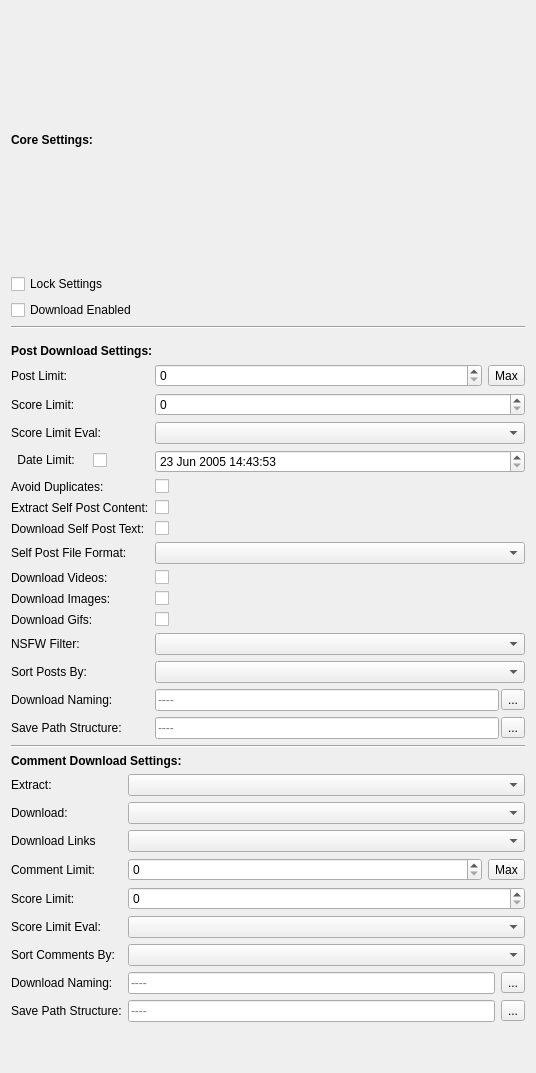
<?xml version="1.0" encoding="UTF-8"?>
<ui version="4.0">
 <class>ObjectSettingsWidget</class>
 <widget class="QWidget" name="ObjectSettingsWidget">
  <property name="geometry">
   <rect>
    <x>0</x>
    <y>0</y>
    <width>536</width>
    <height>1073</height>
   </rect>
  </property>
  <property name="windowTitle">
   <string>Settings</string>
  </property>
  <layout class="QVBoxLayout" name="verticalLayout_2">
   <item>
    <layout class="QVBoxLayout" name="verticalLayout">
     <item>
      <layout class="QVBoxLayout" name="core_settings_vbox">
       <item>
        <widget class="QLabel" name="label">
         <property name="font">
          <font>
           <weight>75</weight>
           <bold>true</bold>
          </font>
         </property>
         <property name="text">
          <string>Core Settings:</string>
         </property>
        </widget>
       </item>
       <item>
        <widget class="QCheckBox" name="lock_settings_checkbox">
         <property name="toolTip">
          <string>When checked, the settings in this window will not be overwritten due to changes in the main settings window</string>
         </property>
         <property name="layoutDirection">
          <enum>Qt::LeftToRight</enum>
         </property>
         <property name="text">
          <string>Lock Settings</string>
         </property>
        </widget>
       </item>
       <item>
        <widget class="QCheckBox" name="enable_download_checkbox">
         <property name="text">
          <string>Download Enabled</string>
         </property>
        </widget>
       </item>
      </layout>
     </item>
     <item>
      <widget class="Line" name="line">
       <property name="orientation">
        <enum>Qt::Horizontal</enum>
       </property>
      </widget>
     </item>
     <item>
      <layout class="QFormLayout" name="post_download_form">
       <item row="0" column="0">
        <widget class="Line" name="line_2">
         <property name="orientation">
          <enum>Qt::Horizontal</enum>
         </property>
        </widget>
       </item>
       <item row="1" column="0" colspan="2">
        <widget class="QLabel" name="label_19">
         <property name="font">
          <font>
           <weight>75</weight>
           <bold>true</bold>
          </font>
         </property>
         <property name="text">
          <string>Post Download Settings:</string>
         </property>
         <property name="alignment">
          <set>Qt::AlignLeading|Qt::AlignLeft|Qt::AlignVCenter</set>
         </property>
        </widget>
       </item>
       <item row="3" column="0">
        <widget class="QLabel" name="label_7">
         <property name="text">
          <string>Post Limit:</string>
         </property>
        </widget>
       </item>
       <item row="3" column="1">
        <layout class="QHBoxLayout" name="horizontalLayout_3">
         <item>
          <widget class="QSpinBox" name="post_limit_spinbox">
           <property name="maximum">
            <number>1000</number>
           </property>
          </widget>
         </item>
         <item>
          <widget class="QToolButton" name="post_limit_max_button">
           <property name="text">
            <string>Max</string>
           </property>
          </widget>
         </item>
        </layout>
       </item>
       <item row="4" column="0">
        <widget class="QLabel" name="label_9">
         <property name="text">
          <string>Score Limit:</string>
         </property>
        </widget>
       </item>
       <item row="4" column="1">
        <widget class="QSpinBox" name="score_limit_spinbox">
         <property name="maximum">
          <number>10000000</number>
         </property>
        </widget>
       </item>
       <item row="5" column="0">
        <widget class="QLabel" name="label_11">
         <property name="text">
          <string>Score Limit Eval:</string>
         </property>
        </widget>
       </item>
       <item row="5" column="1">
        <widget class="QComboBox" name="score_limit_operator_combo"/>
       </item>
       <item row="6" column="0">
        <widget class="QCheckBox" name="date_limit_checkbox">
         <property name="layoutDirection">
          <enum>Qt::RightToLeft</enum>
         </property>
         <property name="text">
          <string>Date Limit:    </string>
         </property>
        </widget>
       </item>
       <item row="6" column="1">
        <widget class="QDateTimeEdit" name="date_limit_edit">
         <property name="dateTime">
          <datetime>
           <hour>14</hour>
           <minute>43</minute>
           <second>53</second>
           <year>2005</year>
           <month>6</month>
           <day>23</day>
          </datetime>
         </property>
         <property name="minimumDateTime">
          <datetime>
           <hour>14</hour>
           <minute>43</minute>
           <second>53</second>
           <year>2005</year>
           <month>6</month>
           <day>23</day>
          </datetime>
         </property>
        </widget>
       </item>
       <item row="7" column="0">
        <widget class="QLabel" name="label_12">
         <property name="text">
          <string>Avoid Duplicates:</string>
         </property>
        </widget>
       </item>
       <item row="7" column="1">
        <widget class="QCheckBox" name="avoid_duplicates_checkbox">
         <property name="text">
          <string/>
         </property>
        </widget>
       </item>
       <item row="8" column="0">
        <widget class="QLabel" name="label_30">
         <property name="text">
          <string>Extract Self Post Content:</string>
         </property>
        </widget>
       </item>
       <item row="8" column="1">
        <widget class="QCheckBox" name="extract_self_post_content_checkbox">
         <property name="text">
          <string/>
         </property>
        </widget>
       </item>
       <item row="9" column="0">
        <widget class="QLabel" name="label_15">
         <property name="text">
          <string>Download Self Post Text:</string>
         </property>
        </widget>
       </item>
       <item row="9" column="1">
        <widget class="QCheckBox" name="download_self_post_text_checkbox">
         <property name="text">
          <string/>
         </property>
        </widget>
       </item>
       <item row="10" column="0">
        <widget class="QLabel" name="label_31">
         <property name="text">
          <string>Self Post File Format:</string>
         </property>
        </widget>
       </item>
       <item row="10" column="1">
        <widget class="QComboBox" name="self_post_file_format_combo"/>
       </item>
       <item row="11" column="0">
        <widget class="QLabel" name="label_13">
         <property name="text">
          <string>Download Videos:</string>
         </property>
        </widget>
       </item>
       <item row="11" column="1">
        <widget class="QCheckBox" name="download_videos_checkbox">
         <property name="text">
          <string/>
         </property>
        </widget>
       </item>
       <item row="12" column="0">
        <widget class="QLabel" name="label_14">
         <property name="text">
          <string>Download Images:</string>
         </property>
        </widget>
       </item>
       <item row="12" column="1">
        <widget class="QCheckBox" name="download_images_checkbox">
         <property name="text">
          <string/>
         </property>
        </widget>
       </item>
       <item row="13" column="0">
        <widget class="QLabel" name="label_29">
         <property name="text">
          <string>Download Gifs:</string>
         </property>
        </widget>
       </item>
       <item row="13" column="1">
        <widget class="QCheckBox" name="download_gifs_checkbox">
         <property name="text">
          <string/>
         </property>
        </widget>
       </item>
       <item row="14" column="0">
        <widget class="QLabel" name="label_28">
         <property name="text">
          <string>NSFW Filter:</string>
         </property>
        </widget>
       </item>
       <item row="14" column="1">
        <widget class="QComboBox" name="nsfw_filter_combo"/>
       </item>
       <item row="15" column="0">
        <widget class="QLabel" name="label_16">
         <property name="text">
          <string>Sort Posts By:</string>
         </property>
        </widget>
       </item>
       <item row="15" column="1">
        <widget class="QComboBox" name="post_sort_combo"/>
       </item>
       <item row="18" column="0">
        <widget class="QLabel" name="label_17">
         <property name="text">
          <string>Download Naming:</string>
         </property>
        </widget>
       </item>
       <item row="18" column="1">
        <layout class="QHBoxLayout" name="horizontalLayout_2">
         <property name="spacing">
          <number>2</number>
         </property>
         <item>
          <widget class="QLineEdit" name="post_download_naming_line_edit">
           <property name="placeholderText">
            <string>----</string>
           </property>
          </widget>
         </item>
         <item>
          <widget class="QToolButton" name="post_download_naming_available_tokens_button">
           <property name="toolTip">
            <string>See available tokens</string>
           </property>
           <property name="text">
            <string>...</string>
           </property>
          </widget>
         </item>
        </layout>
       </item>
       <item row="19" column="0">
        <widget class="QLabel" name="save_structure_label">
         <property name="text">
          <string>Save Path Structure:</string>
         </property>
        </widget>
       </item>
       <item row="19" column="1">
        <layout class="QHBoxLayout" name="horizontalLayout_5">
         <property name="spacing">
          <number>2</number>
         </property>
         <item>
          <widget class="QLineEdit" name="post_save_path_structure_line_edit">
           <property name="placeholderText">
            <string>----</string>
           </property>
          </widget>
         </item>
         <item>
          <widget class="QToolButton" name="post_save_structure_available_tokens_button">
           <property name="toolTip">
            <string>See available tokens</string>
           </property>
           <property name="text">
            <string>...</string>
           </property>
          </widget>
         </item>
        </layout>
       </item>
      </layout>
     </item>
     <item>
      <widget class="Line" name="line_3">
       <property name="orientation">
        <enum>Qt::Horizontal</enum>
       </property>
      </widget>
     </item>
     <item>
      <layout class="QFormLayout" name="comment_download_form">
       <item row="0" column="0" colspan="2">
        <widget class="QLabel" name="label_20">
         <property name="font">
          <font>
           <weight>75</weight>
           <bold>true</bold>
          </font>
         </property>
         <property name="text">
          <string>Comment Download Settings:</string>
         </property>
        </widget>
       </item>
       <item row="3" column="0">
        <widget class="QLabel" name="label_22">
         <property name="text">
          <string>Download:</string>
         </property>
        </widget>
       </item>
       <item row="3" column="1">
        <widget class="QComboBox" name="comment_download_combo"/>
       </item>
       <item row="4" column="0">
        <widget class="QLabel" name="label_21">
         <property name="text">
          <string>Download Links</string>
         </property>
        </widget>
       </item>
       <item row="4" column="1">
        <widget class="QComboBox" name="comment_content_download_combo"/>
       </item>
       <item row="5" column="0">
        <widget class="QLabel" name="label_23">
         <property name="text">
          <string>Comment Limit:</string>
         </property>
        </widget>
       </item>
       <item row="6" column="0">
        <widget class="QLabel" name="label_24">
         <property name="text">
          <string>Score Limit:</string>
         </property>
        </widget>
       </item>
       <item row="6" column="1">
        <widget class="QSpinBox" name="comment_score_limit_spinbox">
         <property name="maximum">
          <number>10000000</number>
         </property>
        </widget>
       </item>
       <item row="7" column="0">
        <widget class="QLabel" name="label_25">
         <property name="text">
          <string>Score Limit Eval:</string>
         </property>
        </widget>
       </item>
       <item row="7" column="1">
        <widget class="QComboBox" name="comment_score_operator_combo"/>
       </item>
       <item row="8" column="0">
        <widget class="QLabel" name="label_18">
         <property name="text">
          <string>Sort Comments By:</string>
         </property>
        </widget>
       </item>
       <item row="8" column="1">
        <widget class="QComboBox" name="comment_sort_combo"/>
       </item>
       <item row="5" column="1">
        <layout class="QHBoxLayout" name="horizontalLayout_4">
         <item>
          <widget class="QSpinBox" name="comment_limit_spinbox">
           <property name="toolTip">
            <string>Only limits top level comment.  May pull more comments depending on replies</string>
           </property>
           <property name="maximum">
            <number>10000</number>
           </property>
          </widget>
         </item>
         <item>
          <widget class="QToolButton" name="comment_limit_max_button">
           <property name="text">
            <string>Max</string>
           </property>
          </widget>
         </item>
        </layout>
       </item>
       <item row="2" column="0">
        <widget class="QLabel" name="label_32">
         <property name="text">
          <string>Extract:</string>
         </property>
        </widget>
       </item>
       <item row="2" column="1">
        <widget class="QComboBox" name="comment_extract_combo"/>
       </item>
       <item row="9" column="0">
        <widget class="QLabel" name="label_33">
         <property name="text">
          <string>Download Naming:</string>
         </property>
        </widget>
       </item>
       <item row="10" column="0">
        <widget class="QLabel" name="label_34">
         <property name="text">
          <string>Save Path Structure:</string>
         </property>
        </widget>
       </item>
       <item row="9" column="1">
        <layout class="QHBoxLayout" name="horizontalLayout_6">
         <item>
          <widget class="QLineEdit" name="comment_download_naming_line_edit">
           <property name="placeholderText">
            <string>----</string>
           </property>
          </widget>
         </item>
         <item>
          <widget class="QToolButton" name="comment_download_naming_available_tokens_button">
           <property name="toolTip">
            <string>See available tokens</string>
           </property>
           <property name="text">
            <string>...</string>
           </property>
          </widget>
         </item>
        </layout>
       </item>
       <item row="10" column="1">
        <layout class="QHBoxLayout" name="horizontalLayout_7">
         <item>
          <widget class="QLineEdit" name="comment_save_path_structure_line_edit">
           <property name="placeholderText">
            <string>----</string>
           </property>
          </widget>
         </item>
         <item>
          <widget class="QToolButton" name="comment_save_structure_available_tokens_button">
           <property name="toolTip">
            <string>See available tokens</string>
           </property>
           <property name="text">
            <string>...</string>
           </property>
          </widget>
         </item>
        </layout>
       </item>
      </layout>
     </item>
    </layout>
   </item>
  </layout>
 </widget>
 <resources/>
 <connections/>
</ui>
